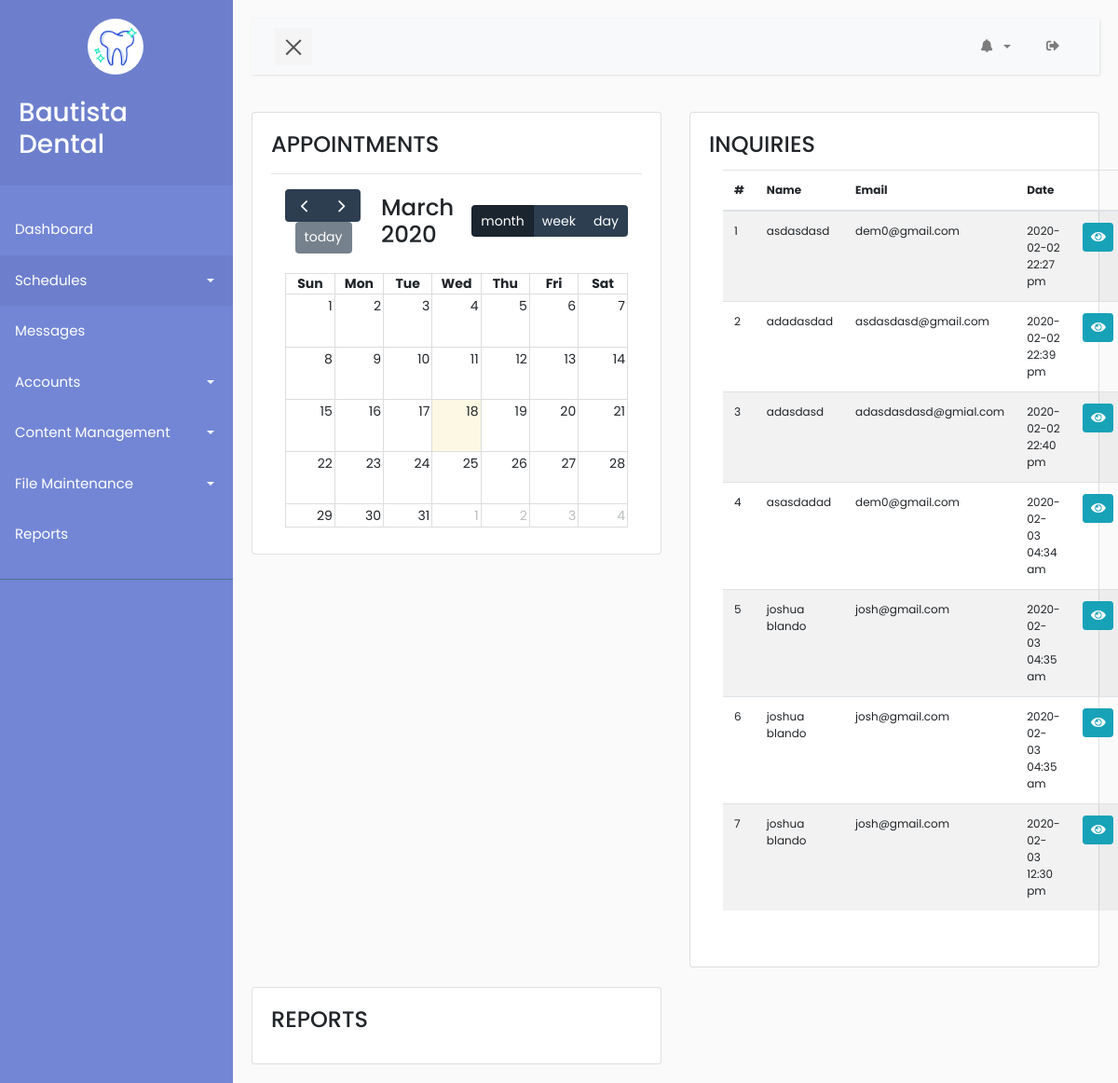
The page /admin/index.php (signed in) on the database its author committed.
### tables this page shows
CREATE TABLE `message` (
  `id` int(11) NOT NULL,
  `messageId` varchar(255) NOT NULL,
  `name` varchar(255) DEFAULT NULL,
  `email` varchar(255) NOT NULL,
  `mobile` int(9) DEFAULT NULL,
  `body` text,
  `createdAt` timestamp NOT NULL DEFAULT CURRENT_TIMESTAMP ON UPDATE CURRENT_TIMESTAMP
);

### admin/index.php (the view, shortened to what this page needs)
<?php
include 'nav.php';
?>
  <link href='../assets/calendar/packages/core/main.css' rel='stylesheet' />
  <link href='../assets/calendar/packages/daygrid/main.css' rel='stylesheet' />
  <link href='../assets/calendar/packages/timegrid/main.css' rel='stylesheet' />
  <link href='../assets/calendar/packages/list/main.css' rel='stylesheet' />
  <link href='style/dashboard.css' rel='stylesheet' />
  <div class="row">
    <div class="col-lg-6">
      <div class="card">
        <div class="card-body">
          <h4 class="card-title">APPOINTMENTS</h4>
          <hr>
           <div class="container mb-2">
              <div id='calendar'></div>
          </div>
        </div>
      </div>
    </div>
    <div class="col-lg-6">
      <div class="card">
        <div class="card-body">
          <h4 class="card-title">INQUIRIES</h4>
          <div class="container pb-4">
            <table class="display dt-responsive nowrap table table-striped" style="font-size: 12px;" id="table_id" data-plugin="dataTable">
                <thead>
                    <tr>
                        <th>#</th>
                        <th>Name</th>
                        <th>Email</th>
                        <th>Date</th>
                        <th></th>
                    </tr>
                </thead>
                <tbody>
                    <?php
                    require_once "../config/control.php";
                    $getMessages = $connect->prepare("SELECT * from message");
                    $getMessages->execute();
                    $messages = $getMessages->fetchAll();
                    foreach ($messages as $key => $message) {
                        $name = $message['name'];
                        $email = $message['email'];
                        $body = base64_decode($message['body']);
                        $date = date('Y-m-d H:i a', strtotime($message['createdAt']));
                        if ($key != 7) {
                        ?>
                            <tr>
                                <td><?php echo $key + 1 ?></td>
                                <td><?php echo $name ?></td>
                                <td><?php echo $email ?></td>
                                <td><?php echo $date ?></td>
                                <td class="text-rigth">
                                    <button class="btn btn-info btn-message btn-sm" data-name = "<?php echo $name ?>" data-email = "<?php echo $email ?>" data-mobile = "<?php echo $mobile ?>" data-body = "<?php echo $body ?>" data-toggle="modal" data-target="#messagesModal"><span class="icon"><i class="fas fa-eye view"></i></span></button>
                                </td>
                            </tr>
                        <?php
                      }
                    }
                    ?>
                </tbody>
            </table>
          </div>
        </div>
      </div>
    </div>
  </div>
  <br>
  <div class="row">
    <div class="col-lg-6">
      <div class="card">
        <div class="card-body">
          <h4 class="card-title">REPORTS</h4>
        </div>
      </div>
    </div>
  </div>
<?php
include 'footer.php';
?>

### admin/nav.php (shortened to what this page needs)
<!DOCTYPE html>
<html>
<head>
    <link rel="stylesheet" href="style/bootstrap.min.css">
    <link rel="stylesheet" href="style/style5.css">
    <link rel="stylesheet" type="text/css" href="style/notif.css">
</head>
<body>
  <?php
    include './modals/message.php';
   ?>
    <?php
        $adminId = $_SESSION['adminId'];
        $getAdmin = $connect->prepare("SELECT * FROM admin WHERE adminId=:adminId");
        $getAdmin->execute(["adminId" => $adminId]);
        $admin = $getAdmin->fetch(PDO::FETCH_ASSOC);
        $name = $admin['firstName'] . " " . $admin['lastName'];
     ?>
    <div class="wrapper">
        <nav id="sidebar">
            <div class="sidebar-header">
                <div class="row">
                    <div class="col-lg-12">
                        <a class="navbar-brand"  href="./index.php">
                            <img src="../logo/tooth.png" width="50" height="50" alt="">
                        </a>
                    </div>
                    <div class="col-lg-12 mt-4">
                         <h3><?php echo $name ? $name : "John Doe" ?></h3>
                    </div>
                </div>
            </div>
            <ul class="list-unstyled components">
                <li>
                    <a href="index.php">Dashboard</a>
                </li>
                <li class="active">
                    <a href="#homeSubmenu" data-toggle="collapse" aria-expanded="false" class="dropdown-toggle">Schedules</a>
                </li>
                  <li>
                    <a href="message.php">Messages</a>
                </li>
                <li>
                    <a href="#pageAccount" data-toggle="collapse" aria-expanded="false" class="dropdown-toggle">Accounts</a>
                </li>
                <li>
                    <a href="#pageContent" data-toggle="collapse" aria-expanded="false" class="dropdown-toggle">Content Management</a>
                </li>
                <li>
                    <a href="#pageFile" data-toggle="collapse" aria-expanded="false" class="dropdown-toggle">File Maintenance</a>
                </li>
                <li>
                    <a href="#">Reports</a>
                </li>
            </ul>
        </nav>
        <div id="content">
            <nav class="navbar navbar-expand-lg navbar-light bg-light">
                <div class="container-fluid">
                    <button type="button" id="sidebarCollapse" class="navbar-btn">
                        <span></span>
                    </button>
                    <div class="collapse navbar-collapse" id="navbarSupportedContent">
                        <ul class="nav navbar-nav ml-auto">
                              <li class="nav-item dropdown pl-2 pr-2" style="width:70px;">
                                <a class="nav-link dropdown-toggle" href="#" id="navbarDropdownMenuLink2" data-toggle="dropdown" aria-haspopup="true" aria-expanded="false">
                                  <i class="fas fa-bell"></i>
                                </a>
                            </li>
                            <li class="nav-item notif__conts">
                               <a class="nav-link" href="./controller/logout.php?logout=<?php echo $_SESSION['id'] ?>"><span class="logout-content"><i class="fas fa-sign-out-alt logout"></i></span></a>
                            </li>
                        </ul>
                    </div>
                </div>
            </nav>

### admin/style/style5.css (style rules this page uses)
body { font-family: 'Poppins', sans-serif; background: #fafafa; }
a, a:hover, a:focus { color: inherit; text-decoration: none; transition: all 0.3s; }
.navbar { padding: 15px 10px; background: #fff; border: none; border-radius: 0; margin-bottom: 40px; box-shadow: 1px 1px 3px rgba(0, 0, 0, 0.1); }
.navbar-btn { box-shadow: none; outline: none !important; border: none; }
.wrapper { display: flex; width: 100%; align-items: stretch; perspective: 1500px; }
#sidebar { min-width: 250px; max-width: 250px; background: #7386D5; color: #fff; transition: all 0.6s cubic-bezier(0.945, 0.020, 0.270, 0.665); transform-origin: bottom left; }
#sidebar .sidebar-header { padding: 20px; background: #6d7fcc; }
#sidebar ul.components { padding: 20px 0; border-bottom: 1px solid #47748b; }
#sidebar ul li a { padding: 10px; font-size: 1.1em; display: block; }
#sidebar ul li.active > a, a[aria-expanded="true"] { color: #fff; background: #6d7fcc; }
a[data-toggle="collapse"] { position: relative; }
.dropdown-toggle::after { display: block; position: absolute; top: 50%; right: 20px; transform: translateY(-50%); }
#content { width: 100%; padding: 20px; min-height: 100vh; transition: all 0.3s; }
#sidebarCollapse { width: 40px; height: 40px; background: #f5f5f5; cursor: pointer; }
#sidebarCollapse span { width: 80%; height: 2px; margin: 0 auto; display: block; background: #555; transition: all 0.8s cubic-bezier(0.810, -0.330, 0.345, 1.375); transition-delay: 0.2s; }
#sidebarCollapse span:last-of-type { transform: rotate(-45deg) translate(1px, -1px); }
#sidebar ul li a { padding: 16px !important; font-size: 15px !important; }
body { font-size: 14px; }
.navbar { padding: 10px !important; }
.nav-item { padding: 0px 10px !important; }
.navbar-brand { margin-left: 35%; background: #fff; padding: 5px; border-radius: 100%; }
#sidebar ul.components { font-size: 12px !important; }

### assets/calendar/packages/core/main.css (style rules this page uses)
.fc { direction: ltr; text-align: left; }
body .fc { font-size: 1em; }

### rows shown on the page
message: name "asdasdasd", email "dem0@gmail.com", createdAt "2020-02-02 22:27 pm"
message: name "adadasdad", email "asdasdasd@gmail.com", createdAt "2020-02-02 22:39 pm"
message: name "adasdasd", email "adasdasdasd@gmial.com", createdAt "2020-02-02 22:40 pm"
message: name "asasdadad", email "dem0@gmail.com", createdAt "2020-02-03 04:34 am"
message: name "joshua blando", email "josh@gmail.com", createdAt "2020-02-03 04:35 am"
message: name "joshua blando", email "josh@gmail.com", createdAt "2020-02-03 04:35 am"
message: name "joshua blando", email "josh@gmail.com", createdAt "2020-02-03 12:30 pm"

### other values the page prints
$name "Bautista Dental"
